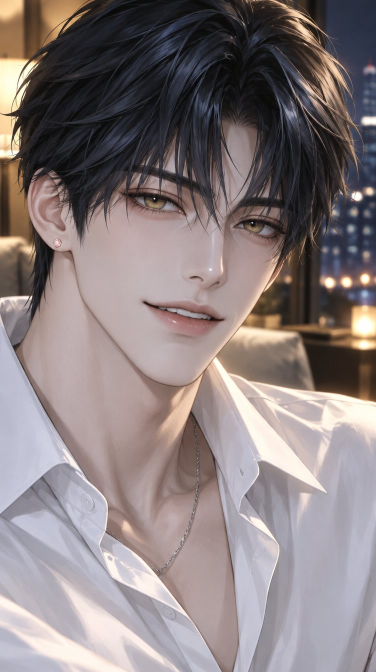
#> input picture proto/img/taeo/base.jpg, 752 x 1344 px, found by its file name (shown at 1/2 size)
$ python build2.py ../../proto/img/taeo/base.jpg
#> lines starting #> are read from the running program, lines starting #| are printed output that depends on the picture; after the words box and inside, x2 and y2 are one past the last pixel; in counts of white or black regions, pixels touching at a corner belong together
import subprocess, sys
from PIL import Image, ImageDraw, ImageFont, ImageFilter
P='../proto'; W,H=1080,1920
BLACK='/usr/share/fonts/opentype/noto/NotoSansCJK-Black.ttc'; BOLD='/usr/share/fonts/opentype/noto/NotoSansCJK-Bold.ttc'; SERIF='/usr/share/fonts/opentype/noto/NotoSerifCJK-Bold.ttc'
WH=(255,255,255); PEACH=(255,179,150); PINK=(255,122,160)
# [7 lines left out: function font, not called in this run]
def run(*a): subprocess.run(list(a),check=True)
def dur(f): return float(subprocess.check_output(['ffprobe','-v','error','-show_entries','format=duration','-of','csv=p=0',f]).decode())
ENC=['-c:v','libx264','-pix_fmt','yuv420p','-crf','19','-r','30','-c:a','aac','-b:a','160k','-ar','44100','-ac','2']
# [25 lines left out: functions rich, headline, sub, bigtext, not called in this run]
def phone_bg():
    bg=Image.open(f'{P}/img/taeo/base.jpg').convert('RGB').resize((W,int(W*1344/752)))
    bg=bg.crop((0,(bg.height-H)//2,W,(bg.height-H)//2+H)).filter(ImageFilter.GaussianBlur(28))
#> bg: PIL image 1080x1920 RGB
    bg=Image.blend(bg,Image.new('RGB',(W,H),(40,16,30)),.55).convert('RGBA')
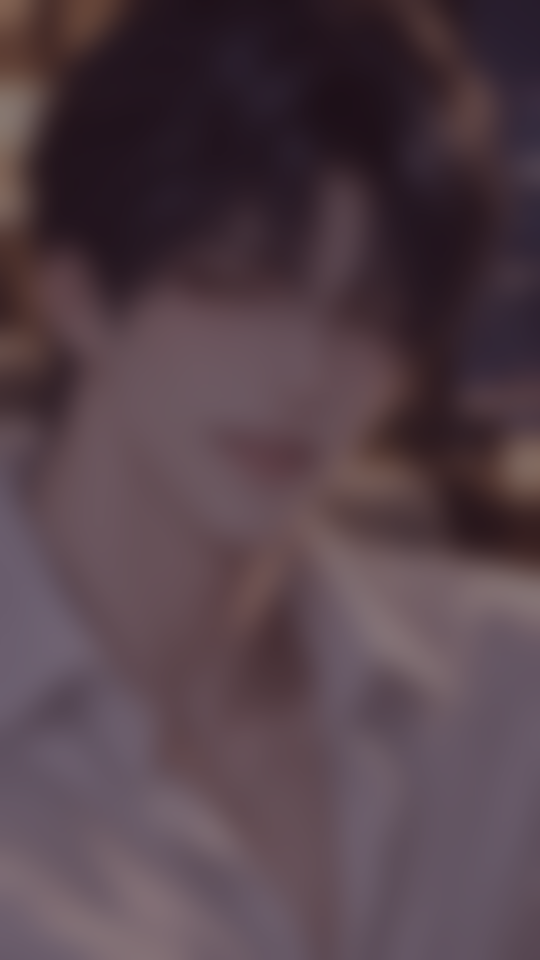
#> bg: PIL image 1080x1920 RGBA (shown at 1/2 size); mean R, G, B, A 82.8, 64.7, 72.8, 255
    glow=Image.new('RGBA',(W,H),(0,0,0,0)); ImageDraw.Draw(glow).ellipse((140,560,940,1760),fill=(255,143,166,90)); bg=Image.alpha_composite(bg,glow.filter(ImageFilter.GaussianBlur(120)))
#> after `glow = Image.new('RGBA', (W, H), (0, 0, 0, 0))`: glow: PIL image 1080x1920 RGBA; every value is 0
#> after `ImageDraw.Draw(glow).ellipse((140, 560, 940, 1760), fill=(255, 143, 16`:
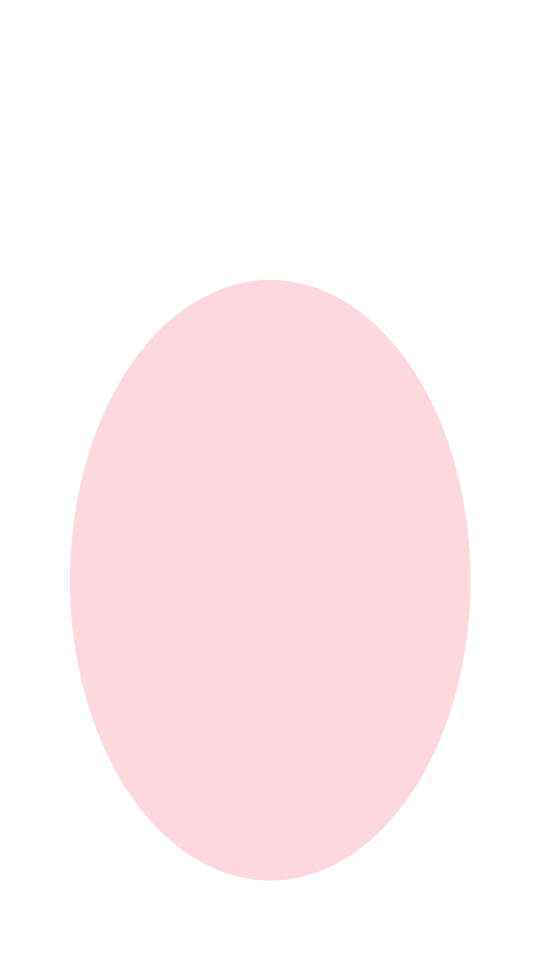
#> glow: PIL image 1080x1920 RGBA (shown at 1/2 size); mean R, G, B, A 92.9, 52.1, 60.5, 32.8; transparent parts drawn white
#> after `bg = Image.alpha_composite(bg, glow.filter(ImageFilter.GaussianBlur(12`:
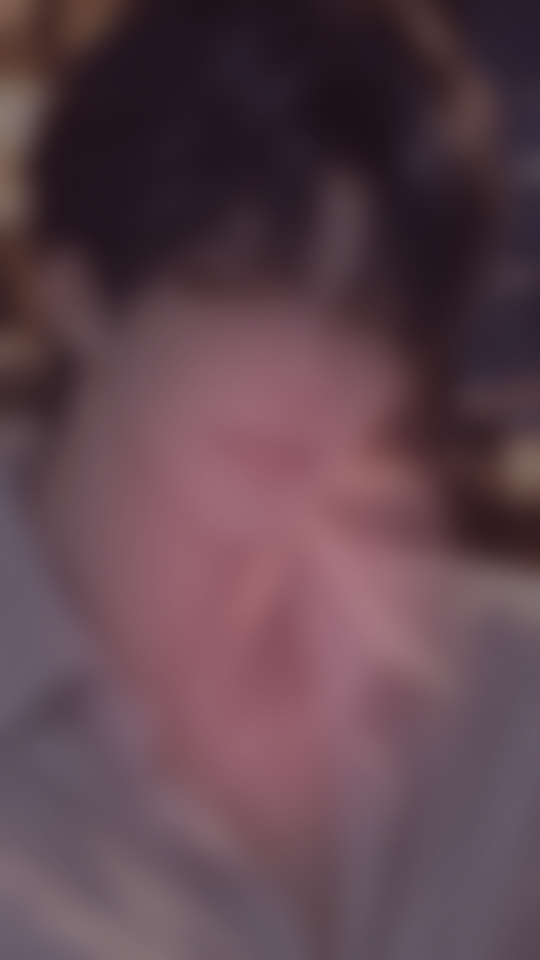
#> bg: PIL image 1080x1920 RGBA (shown at 1/2 size); mean R, G, B, A 94, 68.2, 77.5, 255
    sh=Image.new('RGBA',(W,H),(0,0,0,0)); ImageDraw.Draw(sh).rounded_rectangle((218,596,862,1826),radius=64,fill=(0,0,0,170)); bg=Image.alpha_composite(bg,sh.filter(ImageFilter.GaussianBlur(26)))
#> after `ImageDraw.Draw(sh).rounded_rectangle((218, 596, 862, 1826), radius=64,`:
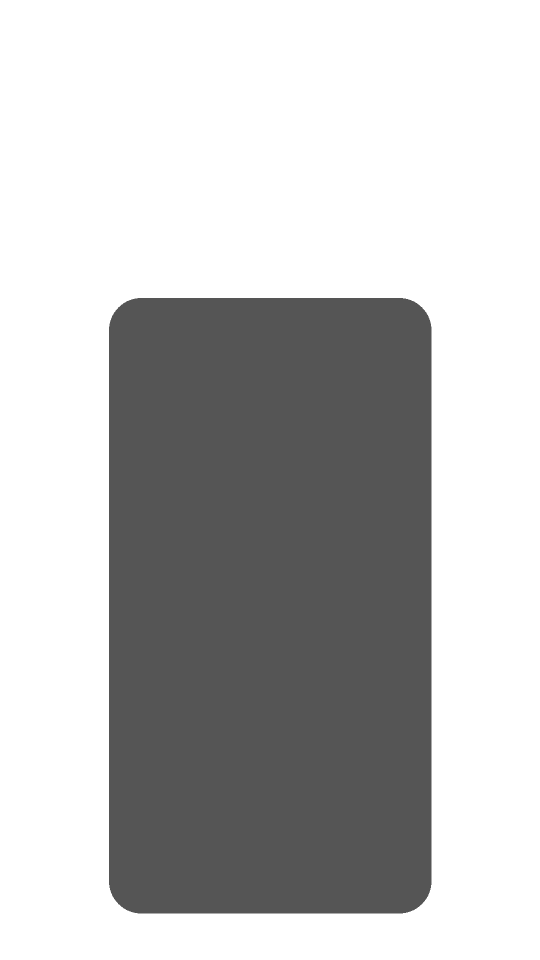
#> sh: PIL image 1080x1920 RGBA (shown at 1/2 size); mean R, G, B, A 0, 0, 0, 64.8; transparent parts drawn white
#> after `bg = Image.alpha_composite(bg, sh.filter(ImageFilter.GaussianBlur(26))`:
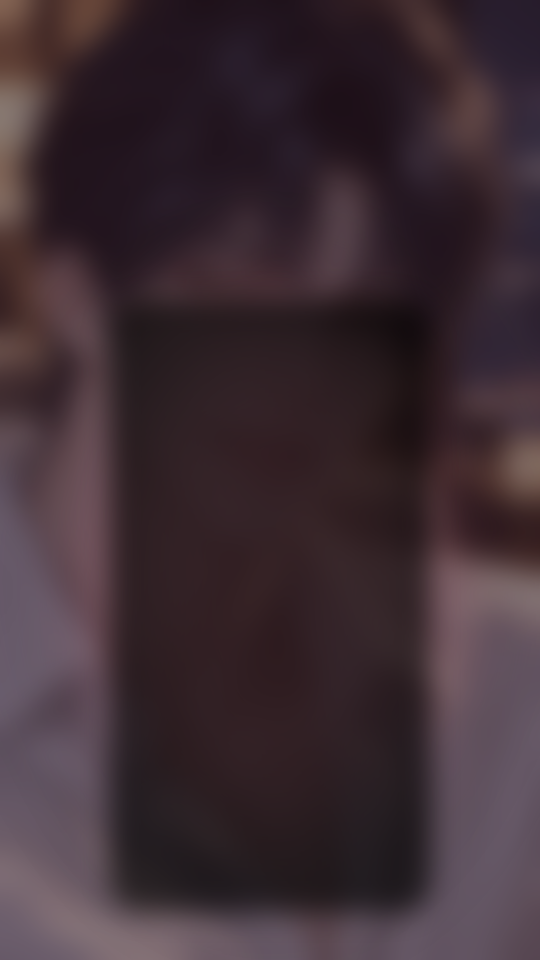
#> bg: PIL image 1080x1920 RGBA (shown at 1/2 size); mean R, G, B, A 61.4, 45.6, 52.2, 255
    ImageDraw.Draw(bg).rounded_rectangle((220,570,860,1800),radius=60,fill=(14,10,14),outline=(255,200,190,90),width=3)
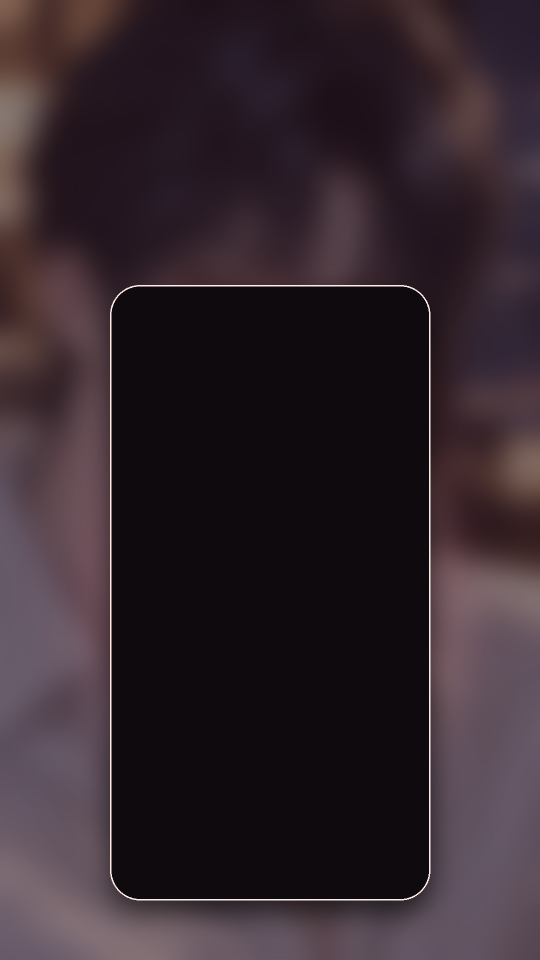
#> bg: PIL image 1080x1920 RGBA (shown at 1/2 size); mean R, G, B, A 50.5, 38.3, 44.9, 254.1; transparent parts drawn white
    bg.convert('RGB').save('phonebg.png')
    m=Image.new('L',(620,1198),0); ImageDraw.Draw(m).rounded_rectangle((0,0,619,1197),radius=48,fill=255); m.save('mask.png')
#> after `m = Image.new('L', (620, 1198), 0)`: m: PIL image 620x1198 L; every value is 0
#> after `ImageDraw.Draw(m).rounded_rectangle((0, 0, 619, 1197), radius=48, fill`:
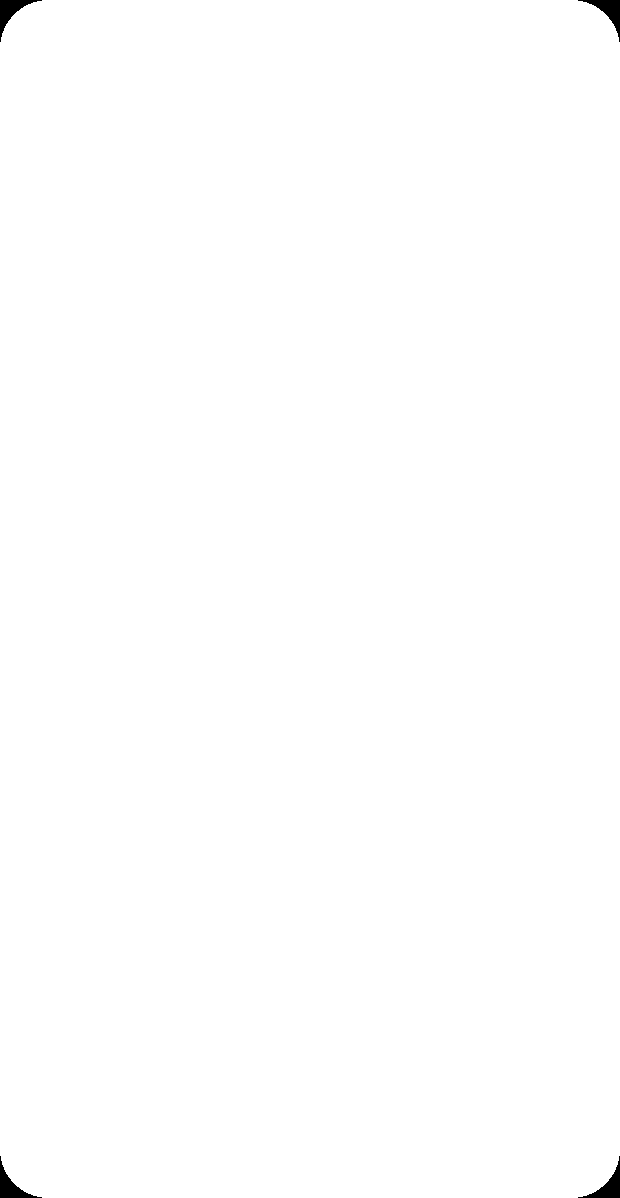
#> m: PIL image 620x1198 L; 99.7% white; 4 black regions, box (x1, y1, x2, y2) and area: (0, 0, 42, 42) 508, (578, 0, 620, 42) 508, (0, 1156, 42, 1198) 508, (578, 1156, 620, 1198) 508
# [36 lines left out: functions endcard, talk, screen, still, concat_mix, not called in this run]

phone_bg()
which=sys.argv[1]
if which=='B':
    headline('hlB.png',[('남자들이 ',WH),('먼저 연락하는',PEACH),(' 여자,',WH)],[('사주에 ',WH),('이 글자',PINK),('가 있어',WH)],size=68)
    bigtext('hookB.png',[[('너, ',WH),('도화',PINK)],[('있어?',WH)]],size=150,y=900)
    V1=f'{P}/v/taeo/v1.mp4'; V2=f'{P}/v/taeo/v2.mp4'
    sub('b1.png','누나 사주에…'); sub('b2.png','도화가 있어.'); sub('b3.png','그것도 꽤 진하게.')
    sub('b4.png','근데 이상하다.'); sub('b5.png','이 정도면 사람들이\n가만 안 뒀을 텐데…'); sub('b6.png','누나가 문 닫고 있었지?')
    TY=[('base','봄꽃 도화','첫눈에 스며드는 타입',['#첫인상_반칙','#웃을때_무장해제']),('wink','햇살 도화','있기만 해도 분위기가 바뀌는 타입',['#존재감','#자꾸_눈이_감']),('wow','달빛 도화','가까이 와야 보이는 타입',['#은근한_매력','#한번_빠지면_끝']),('chin','밤의 도화','대화로 빠지게 만드는 타입',['#목소리','#끝나지_않는_대화'])]
    for i,(img,n,dsc,tags) in enumerate(TY):
        im=Image.new('RGBA',(W,H),(0,0,0,0)); d=ImageDraw.Draw(im)
        d.rounded_rectangle((110,860,970,1300),radius=40,fill=(16,10,16,215),outline=(255,185,166,160),width=3)
        d.text((W/2,960),f'너는 어떤 도화?  {i+1}/4',font=font(BOLD,40),fill=(255,217,204),anchor='ms')
        d.text((W/2,1090),n,font=font(SERIF,118),fill=WH,anchor='ms')
        d.text((W/2,1170),dsc,font=font(BOLD,46),fill=(230,215,210),anchor='ms')
        d.text((W/2,1250),'   '.join(tags),font=font(BOLD,40),fill=PEACH,anchor='ms'); im.save(f'card{i}.png')
    endcard('endB.png',f'{P}/img/taeo/wink.jpg','桃花 · 생일만 넣으면 1분','내 도화 유형','내 도화 유형 확인하기  ▶')
    parts=[]; t=0; sfx=[]
    t+=still('B0.mp4',f'{P}/img/taeo/wink.jpg',1.3,['hookB.png'],1.22,1.0,0.12); parts.append('B0.mp4'); sfx.append(('boom.wav',0.0,0.9))
    for k,(a,b,s) in enumerate([(0,1.3,'b1.png'),(2.2,3.1,'b2.png'),(3.65,4.75,'b3.png')]):
        t+=talk(f'B1{k}.mp4',V1,a,b,s,'hlB.png',punch=[1.0,1.08,1.0][k]); parts.append(f'B1{k}.mp4')
    for i,(img,*_) in enumerate(TY):
        sfx.append(('whoosh.wav' if i==0 else 'tick.wav',t,0.7)); t+=still(f'B2{i}.mp4',f'{P}/img/taeo/{img}.jpg',1.1,['hlB.png',f'card{i}.png'],1.1,1.0,0.1); parts.append(f'B2{i}.mp4')
    t1=t
    for k,(a,b,s) in enumerate([(0.15,1.1,'b4.png'),(2.0,4.15,'b5.png'),(5.0,6.62,'b6.png')]):
        t+=talk(f'B3{k}.mp4',V2,a,b,s,'hlB.png',punch=[1.0,1.08,1.14][k]); parts.append(f'B3{k}.mp4')
    t2=t; sfx.append(('whoosh.wav',t2,0.6))
    t+=still('B4.mp4','endB.png',1.9,[],1.0,1.04); parts.append('B4.mp4')
    vol=f"if(lt(t,1.3),0.5,if(lt(t,{t1-4.4}),0.18,if(lt(t,{t1}),0.7,if(lt(t,{t2}),0.16,0.8))))"
    print('B total',concat_mix(parts,'도화사주_광고_B_도화유형퀴즈.mp4',sfx,vol))
if which=='C':
    headline('hlC.png',[('그 사람 ',WH),('생일',PEACH),('만 넣으면',WH)],[('나한테 ',WH),('끌리는지',PINK),(' 나와',WH)])
    bigtext('hookC.png',[[('궁합 ',WH),('88점',PINK)],[('나온 사이',WH)]],size=140,y=300)
    for k,t in {'gA':'그 사람 생일 넣고','gB':'둘 사주를 맞대 보면','gC':'끌림 · 오래 감 점수까지','gD':'왜 끌리는지 근거까지 나와'}.items(): sub(f'{k}_cap.png',t,y=(1150 if k=='gD' else 1300),pill=True)
    sub('c1.png','그리고…'); sub('c2.png','누나 좋아하는 사람,\n생각보다 가까이 있어.')
    endcard('endC.png',f'{P}/img/taeo/wink.jpg','桃花 · 그 사람 생일만 있으면','도화 궁합','그 사람이랑 궁합 보기  ▶')
    # hook: result frame inside phone with punch
    hk=Image.open('phonebg.png').convert('RGBA'); scr=Image.open('gHook.jpg').convert('RGB').resize((620,1198)); m=Image.open('mask.png'); hk.paste(scr,(230,580),m); hk.convert('RGB').save('hookC_bg.png')
    parts=[]; t=0; sfx=[]
    t+=still('C0.mp4','hookC_bg.png',1.5,['hookC.png'],1.35,1.0,0.0); parts.append('C0.mp4'); sfx+= [('boom.wav',0,0.9),('ding.wav',0.15,0.35)]
    for k in ['gA','gB','gC','gD']:
        if k=='gC': sfx.append(('ding.wav',t+0.3,0.4))
        else: sfx.append(('whoosh.wav',t,0.5))
        t+=screen(f'C_{k}.mp4',f'{k}.mp4','hlC.png',f'{k}_cap.png'); parts.append(f'C_{k}.mp4')
    t1=t
    L2=f'{P}/v/taeo/L2.mp4'
    t+=talk('C5.mp4',L2,2.85,3.6,'c1.png','hlC.png',1.0); parts.append('C5.mp4')
    t+=talk('C6.mp4',L2,4.45,7.95,'c2.png','hlC.png',1.1); parts.append('C6.mp4')
    t2=t; sfx.append(('whoosh.wav',t2,0.6))
    t+=still('C7.mp4','endC.png',1.9,[],1.0,1.04); parts.append('C7.mp4')
    vol=f"if(lt(t,1.5),0.5,if(lt(t,{t1}),0.75,if(lt(t,{t2}),0.16,0.8)))"
    print('C total',concat_mix(parts,'도화사주_광고_C_궁합공개.mp4',sfx,vol))

$ run again, with proto/img/taeo/chin.jpg copied over proto/img/taeo/base.jpg
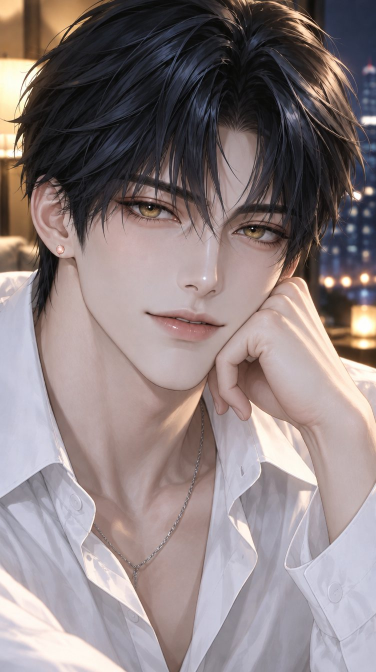
#> input picture proto/img/taeo/chin.jpg, 752 x 1344 px, found by its file name (shown at 1/2 size)
#> glow: PIL image 1080x1920 RGBA; every value is 0
#> in phone_bg, `bg = Image.alpha_composite(bg, sh.filter(ImageFilter.GaussianBlur(26))`:
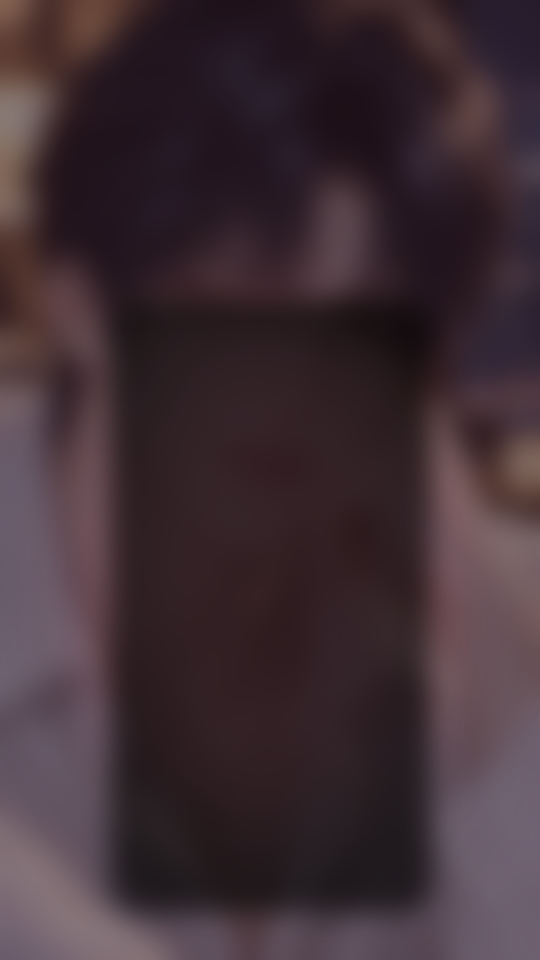
#> bg: PIL image 1080x1920 RGBA (shown at 1/2 size); mean R, G, B, A 63.3, 46.9, 53.4, 255
#> in phone_bg, `ImageDraw.Draw(bg).rounded_rectangle((220,570,860,1800),radius=60,fill..`:
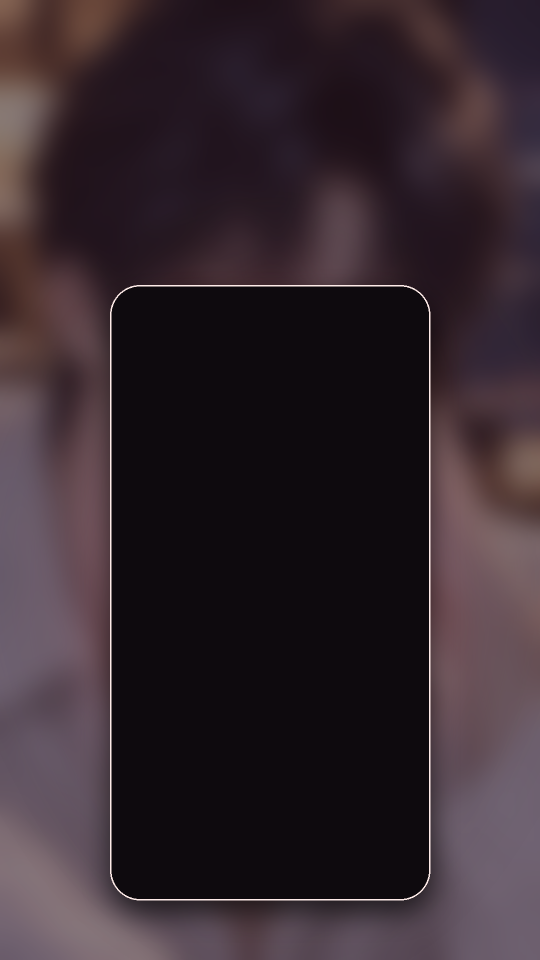
#> bg: PIL image 1080x1920 RGBA (shown at 1/2 size); mean R, G, B, A 52.4, 39.7, 46.2, 254.1; transparent parts drawn white
#> m: PIL image 620x1198 L; every value is 0
#> m: PIL image 620x1198 L; 99.7% white; 4 black regions, box (x1, y1, x2, y2) and area: (0, 0, 42, 42) 508, (578, 0, 620, 42) 508, (0, 1156, 42, 1198) 508, (578, 1156, 620, 1198) 508
